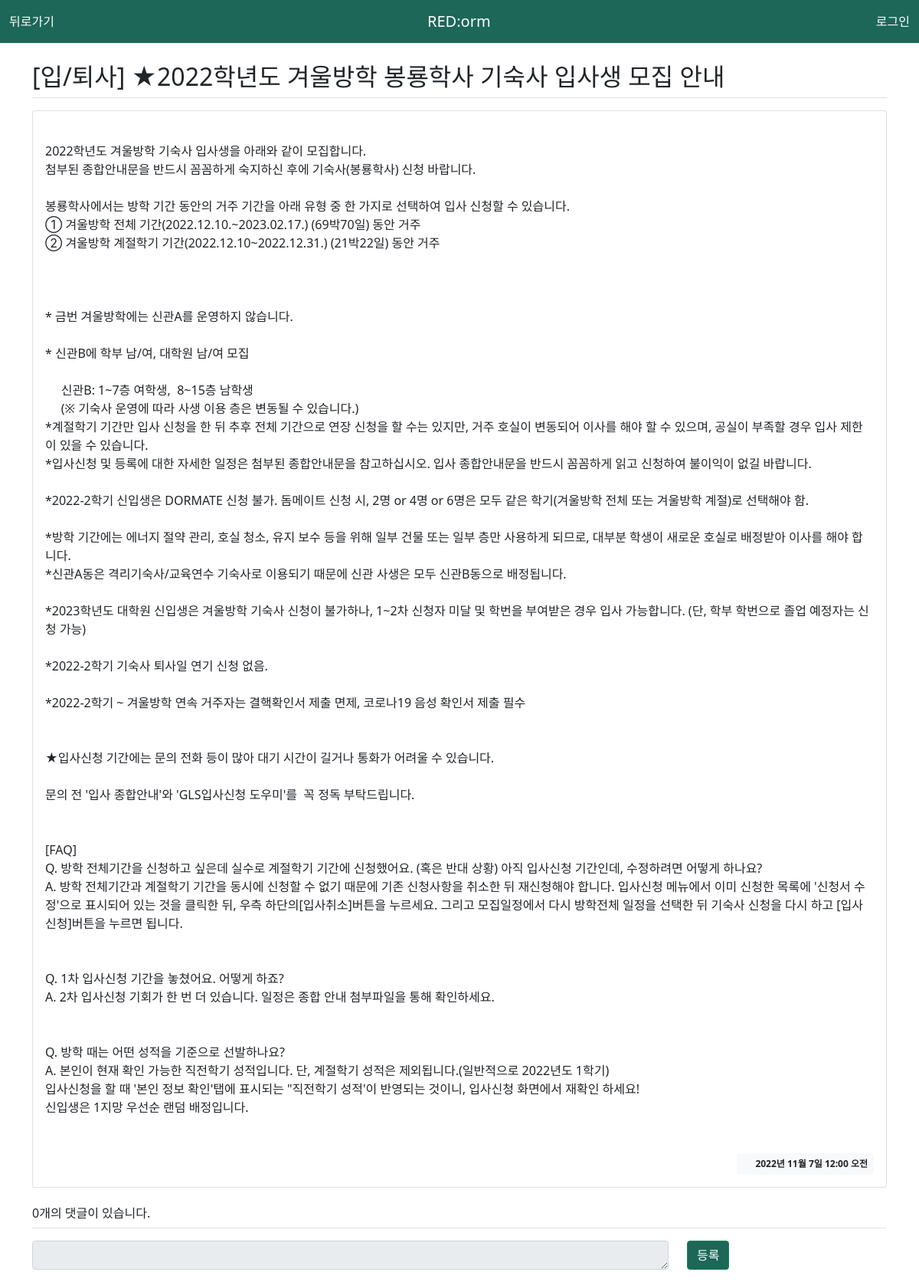
Page /dorms/1/ on the committed database.
### dorms/models.py (models this page shows, shortened)
class Context (models.Model) :
    writer = models.ForeignKey(User, on_delete=models.PROTECT, null=True)
    title = models.CharField(max_length = 100)
    date = models.DateTimeField()
    content = models.TextField()
    modify_date = models.DateTimeField(null=True, blank=True)

### dorms/views.py (the view)
def detail (request, context_id) :
    content = get_object_or_404(Context, pk=context_id)
    comment_list = Comment.objects.filter (context = content)
    context = {
        'content' : content,
        'comment_list' : comment_list
    }
    return render (request, 'dorms/context_detail.html', context)

### templates/dorms/context_detail.html (shortened to what this page needs)
{% extends './base.html' %}
{% block content %}
<nav style="background-color: #1c6758;"class="navbar border-bottom">
    <div id="d-nav" class="container-fluid">
        <ul class="navbar-nav">
            <li class="nav-item">
                <div style="color: white" class="nav-link" onClick="history.go(-1)">뒤로가기</div>
            </li>
        </ul>
        <a style="color: white" class="navbar-brand" href="{% url 'common:main' %}">RED:orm</a>
        <ul class="navbar-nav">
                    {% if user.is_authenticated %}
                        <li class="nav-item">
                            <a style="color: white" class="nav-link" href="{% url 'common:show' %}">프로필</a></li>
                    {% else %}
                        <li class="nav-item">
                            <a style="color: white" class="nav-link" href="{% url 'common:login' %}">로그인</a></li>
                    {% endif %}
        </ul>
    </div>
</nav>
{% load static %}
<link rel="stylesheet" type = "text/css" href = "{% static 'style.css' %}">
<div class="container my-3">
    <h2 class="border-bottom py-2">{{ content.title }}</h2>
    <div class="card my-3">
        <div class="card-body">
            <div class="card-text" style="white-space: pre-line;">{{ content.content }}</div>
            <div class="d-flex justify-content-end">
                <div class="badge bg-light text-dark p-2">
                </div>
                <div class="badge bg-light text-dark p-2">
                    {{ content.date }}
                </div>
            </div>
        </div>
    </div>
    <h6 class="border-bottom my-3 py-2">{{comment_list.count}}개의 댓글이 있습니다.</h6>
    <form action="{% url 'dorms:comment_create' content.id %}" method="post" class="my-3">
        <div class="row">
            <div class="col-9">
            <textarea {% if not user.is_authenticated %} disabled {% endif %} name = "content" id="content" class="form-control" rows="1"></textarea>
            </div>
            <div class="col-3">
                <input style="margin-top:0; background-color: #1c6758;"
                       class="btn btn-success" type="submit" value="등록">
            </div>
        </div>
    </form>
</div>
{% endblock %}

### static/style.css (style rules this page uses)
textarea { width:100%; }
input[type=submit] { margin-top:10px; }

### rows in the picture
Context: title "[입/퇴사] ★2022학년도 겨울방학 봉룡학사 기숙사 입사생 모집 안내", content "2022학년도 겨울방학 기숙사 입사생을 아래와 같이 모집합니다. 첨부된 종합안내문을 반드시 꼼꼼하게 숙지하신 후에 기숙사(봉룡학사) 신청 바랍니다. 봉룡학사에서는 방학 기간 동안의 거주 기간을 아래 유형 중 한 가지로 선택하여 입사 신청할 수 있습니다. ① 겨울방학 전체 기간(2022.12.10.~2023.02.17.) (69박70일) 동안 거주 ② 겨울방학 계절학기 기간(2022.12.10~2022.12.31.) (21박22일) 동안 거주 * 금번 겨울방학에는 신관A를 운영하지 않습니다. * 신관B에 학부 남/여, 대학원 남/여 모집 신관B: 1~7층 여학생, 8~15층 남학생 (※ 기숙사 운영에 따라 사생 이용 층은 변동될 수 있습니다.) *계절학기 기간만 입사 신청을 한 뒤 추후 전체 기간으로 연장 신청을 할 수는 있지만, 거주 호실이 변동되어 이사를 해야 할 수 있으며, 공실이 부족할 경우 입사 제한이 있을 수 있습니다. *입사신청 및 등록에 대한 자세한 일정은 첨부된 종합안내문을 참고하십시오. 입사 종합안내문을 반드시 꼼꼼하게 읽고 신청하여 불이익이 없길 바랍니다. *2022-2학기 신입생은 DORMATE 신청 불가. 돔메이트 신청 시, 2명 or 4명 or 6명은 모두 같은 학기(겨울방학 전체 또는 겨울방학 계절)로 선택해야 함. *방학 기간에는 에너지 절약 관리, 호실 청소, 유지 보수 등을 위해 일부 건물 또는 일부…", date "2022년 11월 7일 12:00 오전"

### other values in the picture
{{ comment_list.count }} "0"
